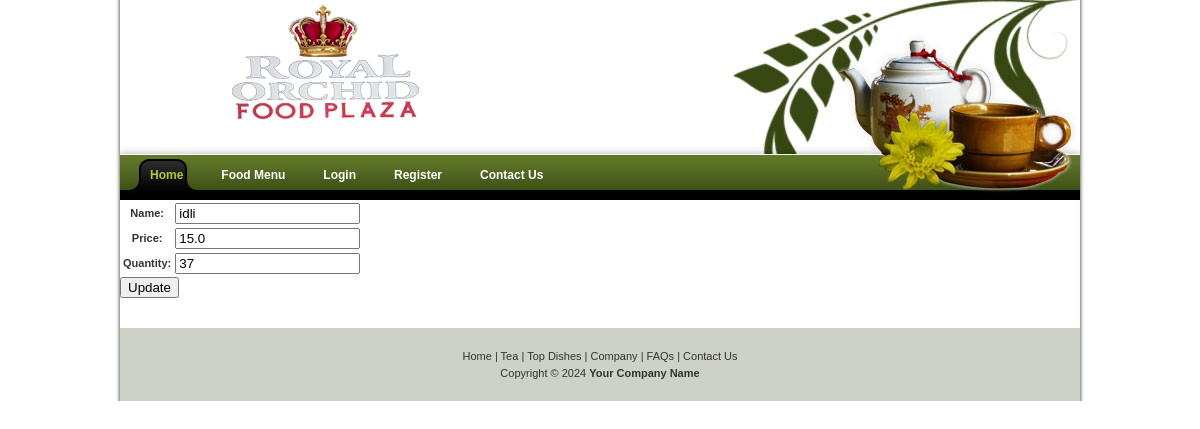
Screenshot of /foodapp/update/1 with the database file from the repository.
### foodapp/models.py (models this page shows, shortened)
class FoodModel(models.Model):
	name=models.CharField(max_length=15);
	price=models.FloatField();
	quantity=models.IntegerField()

### foodapp/views.py (the view)
# urls.py: path('update/<int:id>',updateFoodByIdView),
def updateFoodByIdView(request,id):
	print('IN UPDATE')
	foundFood=FoodModel.objects.get(id=id)
	form=FoodForm(instance=foundFood)
	if request.method == 'POST':
		form=FoodForm(request.POST,instance=foundFood)
		if form.is_valid():
			form.save()
			return redirect('/foodapp/foods')
	return render(request,'foodapp/updatefood.html',{'form':form})

### foodapp/forms.py
class FoodForm(forms.ModelForm):
	class Meta:
		model=FoodModel
		fields='__all__'

### templates/foodapp/updatefood.html (shortened to what this page needs)
{% include "header.html" %}
<form method='POST'>
    <table>
        {{ form.as_table }}
    </table>
    <input type='submit' value='Update'>
</form>
{% include "footer.html" %}

### static/css/templatemo_style.css (style rules this page uses)
body { margin: 0; padding: 0; line-height: 1.5em; font-family: Verdana, Arial, san-serif; font-size: 11px; color: #333333; background: #fff; }

### rows the page displays
FoodModel: name "idli", price "15.0", quantity "37"
